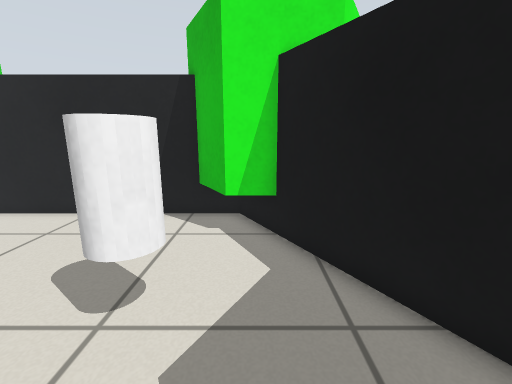
View 1 (above)

12 first-person views from a walk through a Gazebo world. The camera is 0.73 m above the floor, tilts 12° down and sees 90° across. The floor is counted in squares, 0.25 m on a side. Each view is taken from the middle of a square. On the plan, view 1 faces up. The plan holds only what a view shows up to about 19 squares ahead; the rest is blank. The place goes on beyond the plan.

View 2
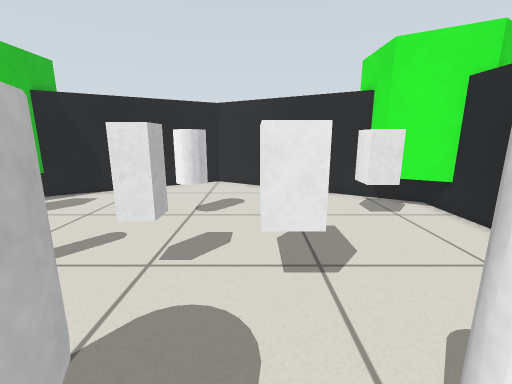

View 3
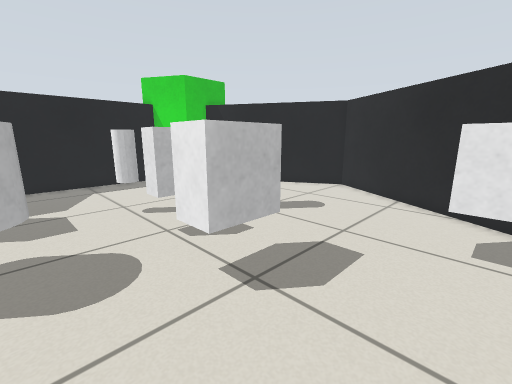

View 4
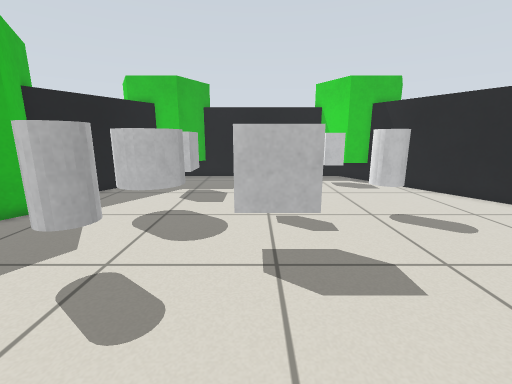

View 5
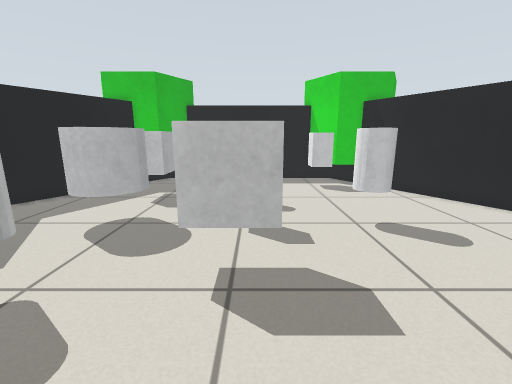

View 6
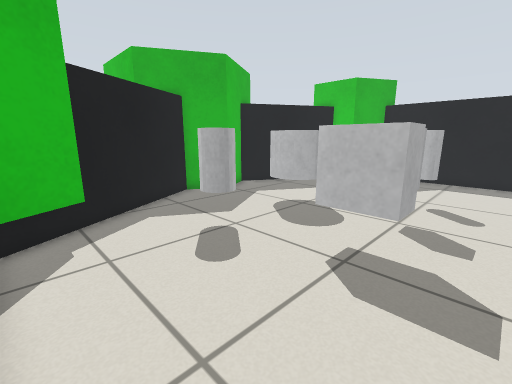

View 7
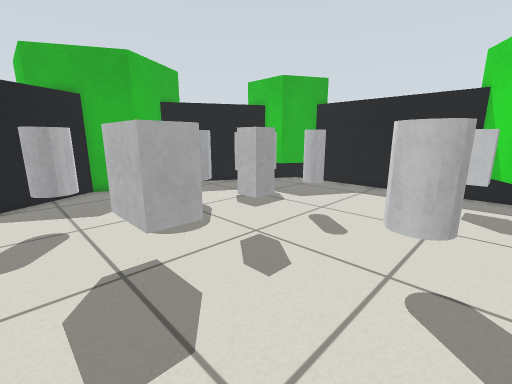

View 8
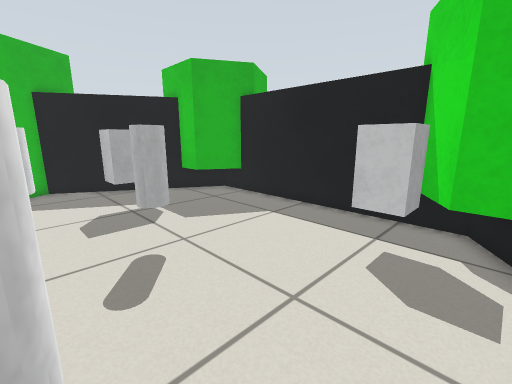

View 9
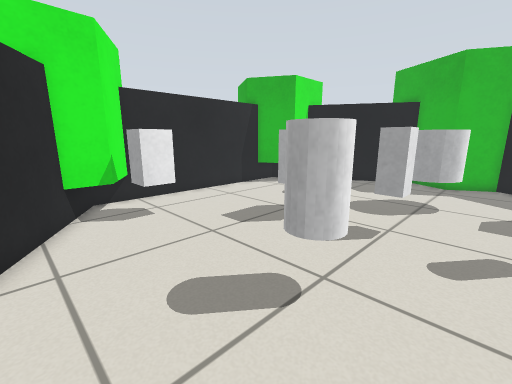

View 10
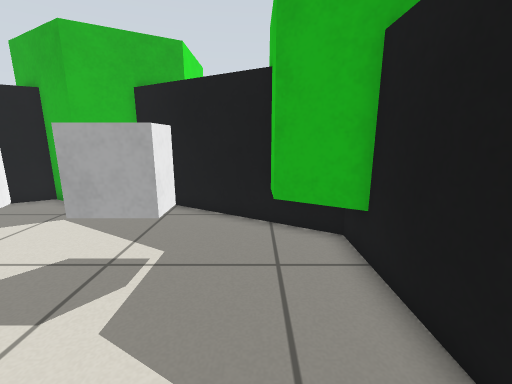

View 11
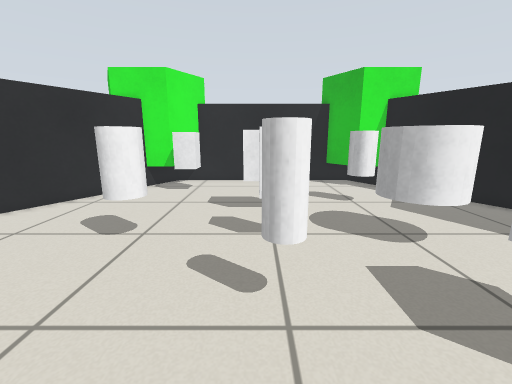

View 12
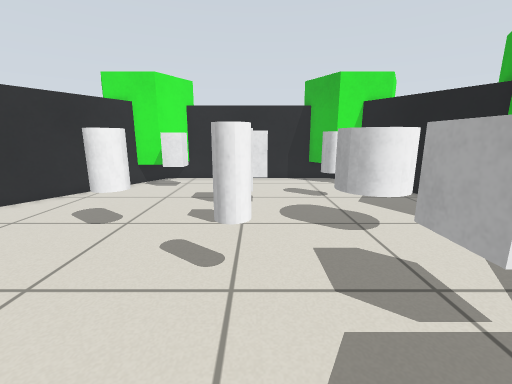

### Floor plan
Points are (right, up) in squares from view 1. A wall is a line through its corners. A room is listed if a view was taken in it or the views show most of it. See-through windows are left out.
Room 1 (views 1, 2, 3, 4, 5, 6, 7, 8, 9, 10, 11, 12)
walls: (2.8, -0.5) (4, 1.6) (-0.6, 9.7) (-12.4, 9.7) (-18.2, -0.5) (-12.4, -10.7) (-0.6, -10.7) (4, -2.6) (2.8, -0.5); (-10.8, 9.7) (-12.1, 7.5) (-13.6, 7.5); (0.6, 7.5) (-0.9, 7.5) (-2.2, 9.7); (-13.8, -8.5) (-12.1, -8.5) (-10.8, -10.7); (-2.2, -10.7) (-0.9, -8.5) (0.6, -8.5)
objects: white box (-11, -8) to (-10, -7); white cylinder (-11, -1) to (-10, 0); white box (-11, 6) to (-10, 7); white cylinder (-7, -4) to (-6, -3); white box (-7, -1) to (-6, 0); white box (-7, 2) to (-6, 3); white box (-3, -6) to (-2, -4); white cylinder (-3, -2) to (-1, 1); white cylinder (-3, 3) to (-2, 4)

Positions as (right, up) in squares from view 1, and headings:
1: (0, 0), facing up
2: (-1, 2), facing left
3: (-3, 7), facing down-left
4: (-6, 9), facing down
5: (-7, 8), facing down
6: (-9, 9), facing down-right
7: (-12, 5), facing down-right
8: (-13, -1), facing down-right
9: (-15, -3), facing up-right
10: (-8, -8), facing right
11: (-7, -8), facing up
12: (-6, -9), facing up
